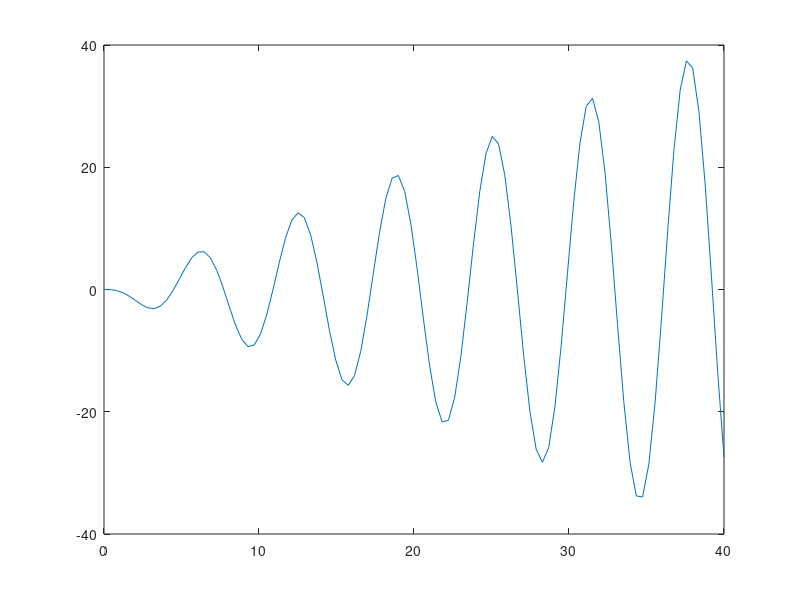

Source code (MATLAB):
x=linspace(0,40,100);
y=x.*cos(x)- sin(x);

m=1;
for i=1:99
    
    if y(i+1)/y(i) <0
        sol(m)=x(i);
        m=m+1;
    end
end

sol
sol2=pi*(sol.^-1)
plot(x,y)
